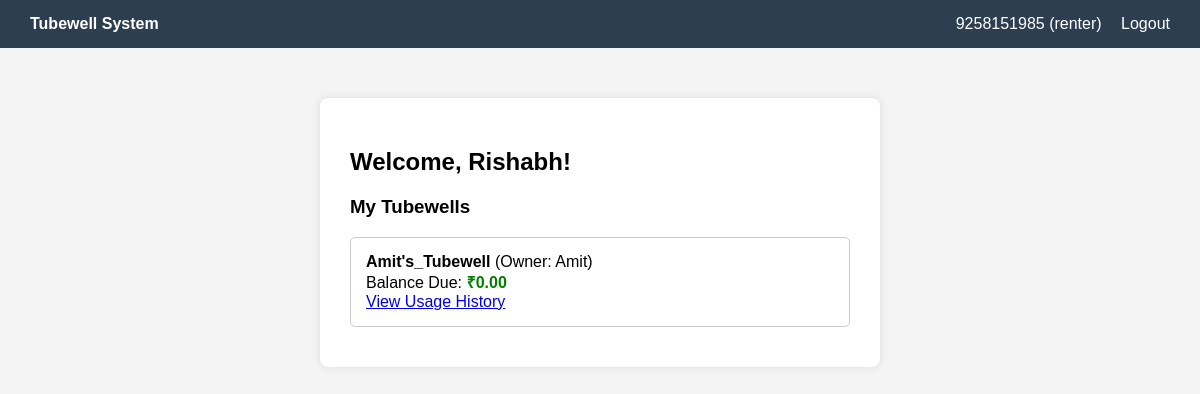
/accounts/renter-dashboard/ (signed in), run on an earlier commit of the app's database.
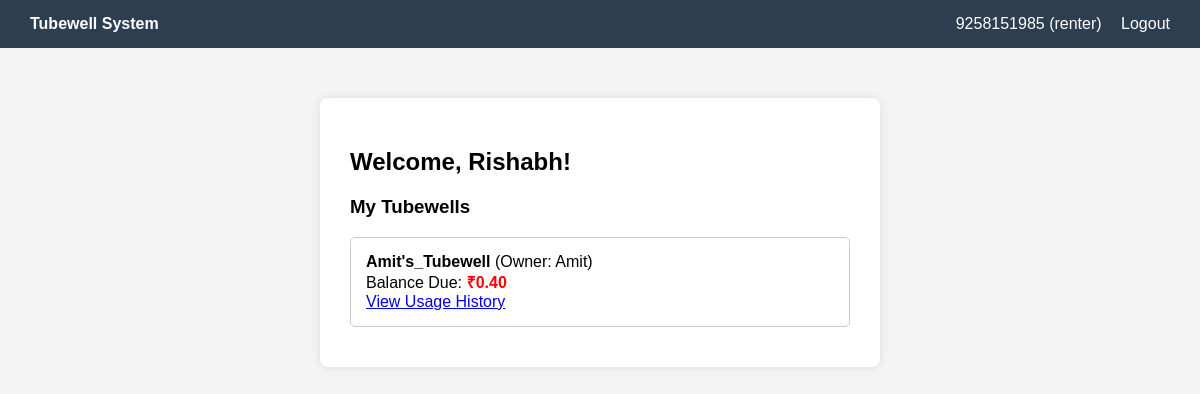
And on a later commit of the database.
### tubewells/models.py (models this page shows, shortened)
class Tubewell(models.Model):
    owner = models.ForeignKey(
        settings.AUTH_USER_MODEL,
        on_delete=models.CASCADE,
        related_name='tubewells',
        limit_choices_to={'role': 'owner'}
    )
    name = models.CharField(max_length=100)
    location = models.CharField(max_length=200, blank=True, null=True)
    rate_per_hour = models.DecimalField(max_digits=8, decimal_places=2)
    is_active = models.BooleanField(default=True)
    created_at = models.DateTimeField(auto_now_add=True)

### accounts/models.py (models this page shows, shortened)
class User(AbstractUser):
    ROLE_CHOICES = (
        ('admin', 'Admin'),
        ('owner', 'Owner'),
        ('renter', 'Renter'),
    )
    role = models.CharField(max_length=10, choices=ROLE_CHOICES)
    phone_number = models.CharField(max_length=15, blank = True, null = True)
    village = models.CharField(max_length = 100, blank= True, null= True)

### accounts/views.py (the view)
# urls.py: path('renter-dashboard/', views.renter_dashboard, name='renter_dashboard'),
@login_required
def renter_dashboard(request):
    if request.user.role != 'renter':
        return redirect('dashboard_redirect')
    authorized_links = AuthorizedRenter.objects.filter(renter=request.user, is_active=True).select_related('tubewell', 'owner')
    tubewell_data = []
    for link in authorized_links:
        balance = calculate_balance(link.owner, request.user, link.tubewell)
        tubewell_data.append({
            'tubewell': link.tubewell,
            'owner': link.owner,
            'balance': balance,
        })
    return render(request, 'accounts/renter_dashboard.html', {'tubewell_data': tubewell_data})

### usage/utils.py (called while the page is built)
def calculate_balance(owner, renter, tubewell):
    total_usage = UsageRecord.objects.filter(
        tubewell=tubewell, used_by=renter, status='completed', is_self_use=False
    ).aggregate(total=Sum('amount'))['total'] or 0
    total_paid = Payment.objects.filter(
        tubewell=tubewell, paid_by=renter, paid_to=owner, status='success'
    ).aggregate(total=Sum('amount'))['total'] or 0
    return total_usage - total_paid

### accounts/templates/accounts/renter_dashboard.html (shortened to what this page needs)
{% extends 'accounts/base.html' %}
{% block content %}
<h2>Welcome, {{ user.first_name|default:user.username }}!</h2>
<h3>My Tubewells</h3>
{% for item in tubewell_data %}
    <div style="border:1px solid #ccc; padding:15px; margin-bottom:10px; border-radius:5px;">
        <strong>{{ item.tubewell.name }}</strong> (Owner: {{ item.owner.first_name|default:item.owner.username }})
        <br>
        Balance Due:
        <span style="color:{% if item.balance > 0 %}red{% else %}green{% endif %}; font-weight:bold;">
            ₹{{ item.balance|floatformat:2 }}
        </span>
        <br>
        <a href="{% url 'my_usage_history' item.tubewell.id %}">View Usage History</a>
    </div>
{% empty %}
    <p>Abhi tak koi tubewell authorize nahi hui hai tumhare liye.</p>
{% endfor %}
{% endblock %}

What changed in the data, as far as the page shows it:
changed Tubewell "Amit's_Tubewell": balance "0.00" → "0.40"
